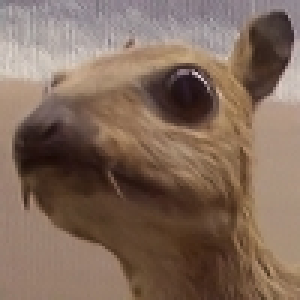
#> input picture kolo/zw.png, 100 x 100 px (shown 3 times larger)
$ python lab6.py
#> lines starting #> are read from the running program, lines starting #| are printed output that depends on the picture
import cv2
import numpy as np

# Loading source image
src_image = cv2.imread("zw.png")
#> src_image is the input picture: shape (100, 100, 3); mean B, G, R 91.2, 106.1, 129.2
#"Filtr tożsamościowy":
kernel = np.array([[0, 0, 0], [0, 1, 0], [0, 0, 0]])
#"Filtr górnoprzepustowy":
kernel1 = np.array([[0, -1, 0], [-1, 5, -1], [0, -1, 0]])
#"Filtr dolnoprzepustowy":
kernel2 = np.array([[1, 1, 1], [1, 1, 1], [1, 1, 1]])*(1/9)
#"Rozmycie Gaussowskie 3x3":
kernel3 = np.array([[1, 2, 1], [2, 4, 2], [1, 2, 1]])*(1/16)
#"Rozmycie Gaussowskie 5x5":
kernel4 = np.array([[1, 4, 6, 4, 1], [4, 16, 24, 16, 4], [6, 24, 36, 24, 6], [4, 16, 24, 16, 4], [1, 4, 6, 4, 1]])*(1/256)
#Sobel
kernel5 = np.array([
  [-1, 0, 1],
  [-2, 0, 2],
  [-1, 0, 1]
])
resulting_image = cv2.filter2D(src_image, -1, kernel5)
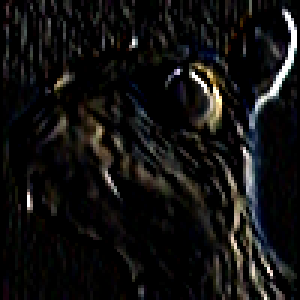
#> resulting_image: shape (100, 100, 3) (shown 3 times larger); mean B, G, R 16.8, 17.5, 18.2

cv2.imshow("original image", src_image)
cv2.imshow("filter2d image", resulting_image)
cv2.waitKey()
cv2.destroyAllWindows()

$ run again, with kolo/duda.jpg saved as kolo/zw.png
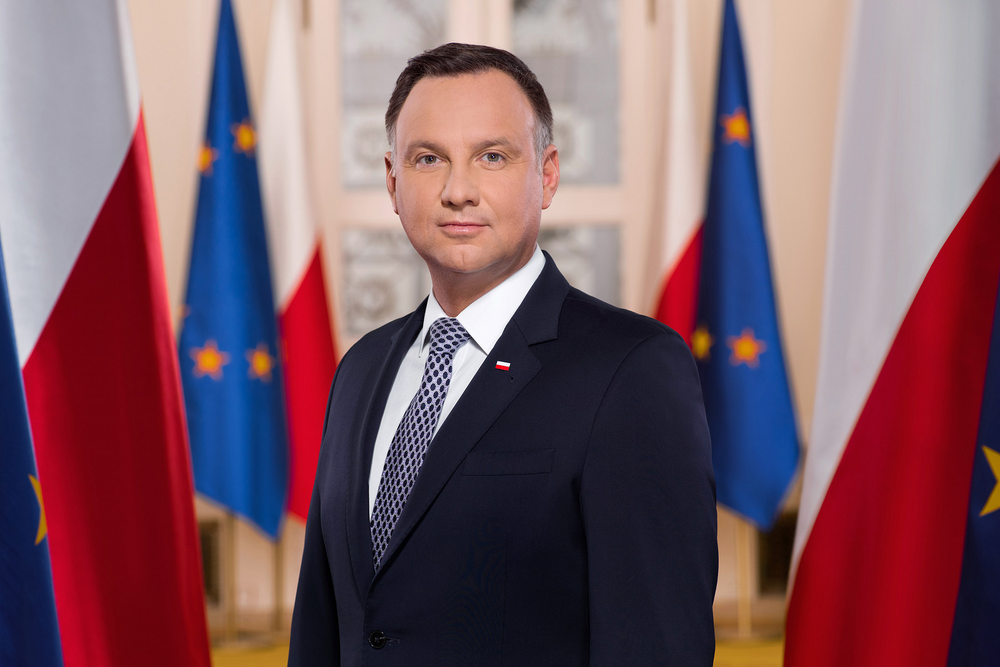
#> input picture kolo/duda.jpg, 1000 x 667 px, shrunk from 1600 x 1067 before the run
#> src_image is the input picture: shape (667, 1000, 3); mean B, G, R 100.9, 90.9, 125.3
#> `resulting_image = cv2.filter2D(src_image, -1, kernel5)`:
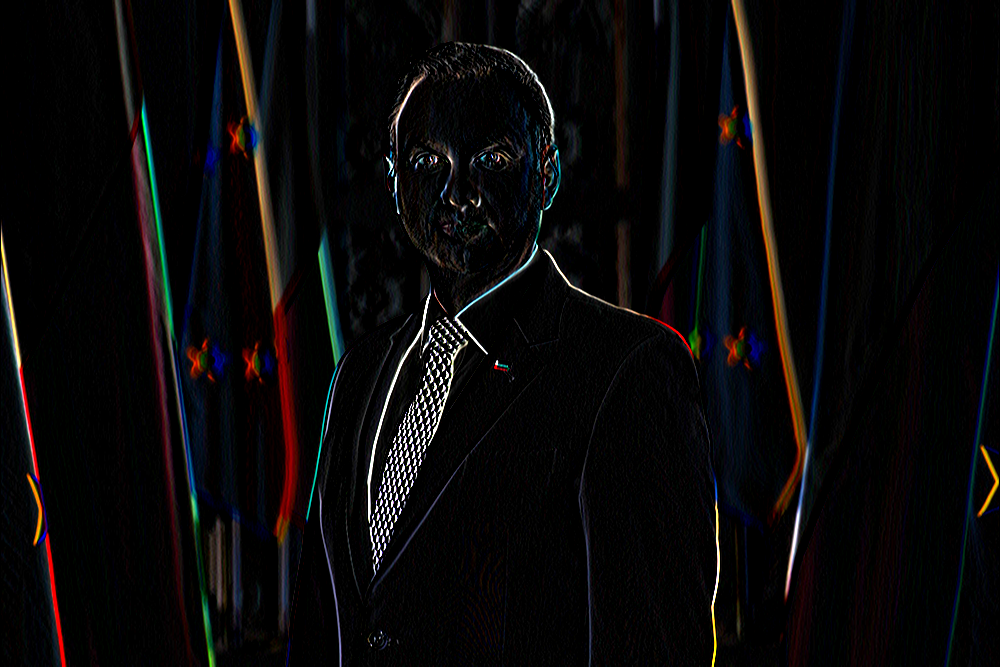
#> resulting_image: shape (667, 1000, 3); mean B, G, R 8.9, 8.6, 9.7
